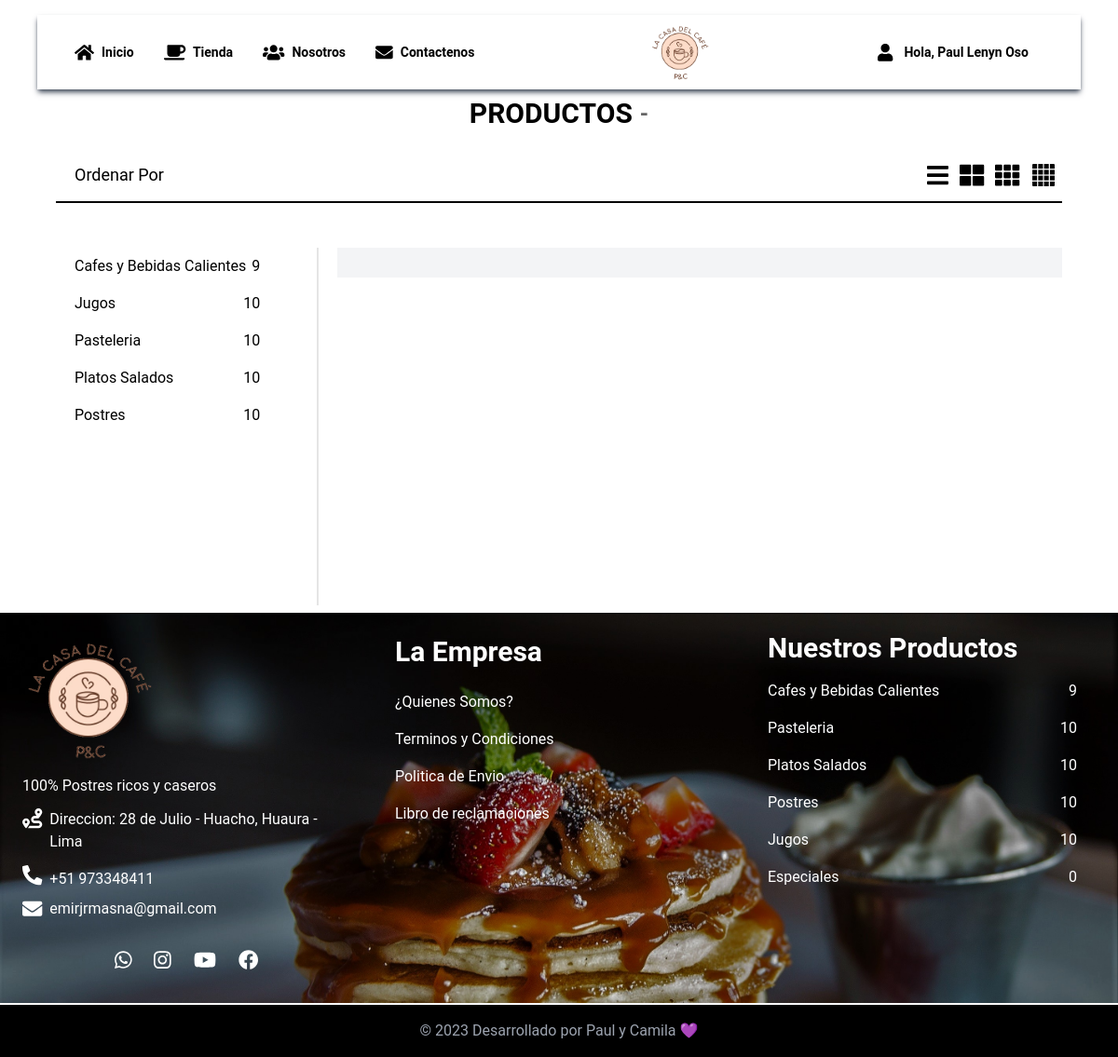
The page /catalogo.php (signed in) on the database its author committed.
### tables this page shows
CREATE TABLE `tb_cliente` (
  `id_cliente` int(11) NOT NULL,
  `nombres` varchar(200) NOT NULL,
  `apellidos` varchar(200) NOT NULL,
  `direccion` varchar(200) DEFAULT NULL,
  `direccion_facturacion` varchar(200) DEFAULT NULL,
  `email` varchar(100) NOT NULL,
  `celular` varchar(9) DEFAULT NULL,
  `id_usuario` int(11) NOT NULL
);

CREATE TABLE `tb_categoria` (
  `id_categoria` int(11) NOT NULL,
  `nombre` varchar(50) NOT NULL,
  `descripcion` varchar(200) DEFAULT NULL
);

### catalogo.php (called while the page is built)
<?php
include_once("utils/auth.php");
include("pages/catalogo.php") ;
?>

### utils/auth.php (called while the page is built, shortened)
<?php
    if(isset($_SESSION["auth"])){
    $idusuario = $_SESSION["usuario"];
    $auth = $_SESSION["auth"];
    }else{
        $auth = 0;
    }

### pages/catalogo.php (the view, shortened to what this page needs)
<?php
include_once("utils/head.php");
?>
<?php
include("components/navigate.php");
$sql = "SELECT count(po.id_producto) as cantidad,ca.nombre,ca.id_categoria FROM tb_categoria ca INNER JOIN tb_producto po on ca.id_categoria=po.id_categoria group by ca.nombre,ca.id_categoria";
$result = $con->query($sql);
if (isset($_GET['c'])) {
    $categoria = $_GET['c'];
}else{
    $categoria="";
}
if (isset($_GET['i'])) {
    $i = $_GET['i'];
}else{
    $i=0;
}
if (isset($_GET['o'])) {
    $o = $_GET['o'];
}else{
    $o=0;
}
?>
<body class="overflow-y-auto">
    <div class="w-full block bg-white">
        <div class="block text-center my-10 text-3xl pt-16 font-bold">
            <div class="flex justify-center flex-wrap items-center pb-5 mx-5">
                <h1>
                    <?php
                    if ($categoria != "") {
                        echo $categoria;
                    } else {
                        echo "PRODUCTOS";
                    }
                    ?>
                </h1>
                <p class="pl-2 text-2xl text-black/60">
                    <span class="max-sm:hidden"> - </span>
                </p>
            </div>
            <div class="w-full mx-auto">
                <div class="flex justify-between items-center border-b-2 border-black mx-[5%] py-3">
                    <ul class="text-lg font-normal">
                        <button>
                            <li class="text-start leading-8 hover:text-blue-600 bg-white active:bg-gray-100 pl-5 pr-14" onclick="activar_sub_menu()">Ordenar Por
                            </li>
                        </button>
                    </ul>
                    <div class="flex justify-between items-center">
                        <button onclick="cargarinterfaz('./components/lista.php?c=<?php echo $i?>&o=<?php echo $o?>','contenedor_productos')" class="mx-[6px]"><i class="fa fa-bars fa-sm" aria-hidden="true"></i></button>
                        <button onclick="cargarinterfaz('./components/lista_2x2.php?c=<?php echo $i?>&o=<?php echo $o?>','contenedor_productos')" class="mx-[6px]"><i class="fas fa-th-large fa-sm"></i>
                        <button onclick="cargarinterfaz('./components/lista_3x3.php?c=<?php echo $i?>&o=<?php echo $o?>','contenedor_productos')" class="mx-[6px]"><i class="fas fa-th fa-sm"></i>
                        <button onclick="cargarinterfaz('./components/lista_4x4.php?c=<?php echo $i?>&o=<?php echo $o?>','contenedor_productos')" class="mx-[6px]"><img src="./images/lista_4x4.png" class="w-7 h-7"></button>
                    </div>
                </div>
            </div>
        </div>
        <div class="px-5 mx-auto bg-white">
            <div class="flex justify-between items-start flex-wrap px-10 py-2">
                <div class="block w-full sm:w-[24%] ">
                    <div class="flex items-center flex-wrap pr-5">
                        <?php
                        while ($r = $result->fetch_array()) {
                        ?>
                            <div class="flex justify-between items-center w-full hover:bg-gray-100 px-5">
                                <a href="?c=<?php echo $r['nombre']; ?>&n=<?php echo $r['cantidad']; ?>&i=<?php echo $r['id_categoria']; ?>" class="text-black text-decoration-none py-2">
                                    <?php echo $r['nombre']; ?>
                                </a>
                                <span>
                                    <?php echo $r['cantidad']; ?>
                                </span>
                            </div>
                        <?php } ?>
                    </div>
                </div>
                <div class="hidden sm:block w-0.5 h-96 border-black/10 border"></div>
                <div class="w-full sm:w-[72%] p-4 bg-gray-100" id="contenedor_productos">
                </div>
            </div>
        </div>
</body>
<?php include("components/footer.php") ?>

### utils/head.php (shortened to what this page needs)
<head>
    <link href="./css/estilos.css?v=<?php echo time(); ?>*/" rel="stylesheet">
</head>

### components/navigate.php (shortened to what this page needs)
<nav class="fixed -top-1 z-10 w-full mt-0 lg:mt-5 mx-auto lg:px-10 ">
  <div class="flex items-center justify-between shadow-md bg-white shadow-gray-600 lg:flex-nowrap">
    <div id="menu" class="hidden max-lg:shadow-xl fixed w-72 top-[78px] bg-white sm:top-16 h-64 mr-60 pt-2 px-6 pb-2 lg:mr-0 lg:w-auto lg:h-20 lg:flex lg:items-center lg:p-6 order-4 lg:order-1 lg:top-auto lg:relative">
      <div class="lg:mt-0 lg:mx-4">
        <a href="./index.php" class="flex justify-start items-center lg:justify-center text-black hover:text-red-900 font-bold text-sm">
          <div><i class="fas fa-home fa-lg mr-2"></i></div>
          <div><span>Inicio</span></div>
        </a>
      </div>
      <div class="mt-4 lg:mt-0 lg:mx-4">
        <a href="./catalogo.php" class="flex justify-start items-center lg:justify-center text-black hover:text-red-900 font-bold text-sm">
          <div><i class="fas fa-coffee fa-lg mr-2"></i></div>
          <div><span>Tienda</span></div>
        </a>
      </div>
      <div class="mt-4 lg:mt-0 lg:mx-4">
        <a href="./nosotros.php" class="flex justify-start items-center lg:justify-center text-black hover:text-red-900 font-bold text-sm">
          <div><i class="fas fa-users fa-lg mr-2"></i></div>
          <div><span>Nosotros</span></div>
        </a>
      </div>
      <div class="mt-4 lg:mt-0 lg:mx-4">
        <a href="./contactenos.php" class="flex justify-start items-center lg:justify-center text-black hover:text-red-900 font-bold text-sm">
          <div><i class="fas fa-envelope fa-lg mr-2"></i></div>
          <div><span>Contactenos</span></div>
        </a>
      </div>
    </div>
    <div class="flex py-6 h-20 items-center justify-center flex-grow lg:w-auto  order-2">
      <div class="mr-6">
        <img src="./Public/images/negocio/logo.png" class="w-18 h-16">
      </div>
    </div>
    <div id="cuenta" class="hidden fixed bg-white top-60 w-72 mr-60 pl-2 h-20 lg:mr-0 lg:relative lg:w-auto lg:flex items-center lg:justify-end  order-5 lg:order-3 lg:top-auto">
      <div class="lg:mt-0 mx-4 lg:mx-0">
        <button onclick="activar_login()" class="flex justify-start items-center lg:justify-center text-black hover:text-red-900 font-bold text-sm">
          <div><i class="fas fa-user fa-lg mr-3"></i></div>
          <div><span>
              <?php
              if ($auth == 1) {
                $sql = "SELECT * FROM tb_cliente
                WHERE id_usuario = '$idusuario'";
                $result = $con->query($sql);
                $r = $result->fetch_array();
              ?>
                <a href="./cuenta.php"><?php
                                        echo "Hola, " . $r['nombres']; ?></a>
              <?php
              } else {
                echo "MI CUENTA";
              }
              ?>
            </span></div>
        </button>
      </div>
    </div>
    <div class=" lg:w-auto h-20 flex justify-end items-center lg:py-6 pr-6 order-3 lg:order-4">
    </div>
  </div>
</nav>

### components/footer.php
<?php
$sql = "SELECT COUNT(*) as cantidad FROM tb_categoria";
$result = $con->query($sql);
$r = $result->fetch_array();
$categorias = [];
for ($i = 1; $i <= $r["cantidad"]; $i++) {
    $sql = "SELECT COUNT(*) as cantidad FROM tb_producto WHERE id_categoria=$i";
    $result = $con->query($sql);
    $r = $result->fetch_array();
    $categorias[] = $r["cantidad"];
}
?>
<footer class=" bg-black/20 mx-auto w-full">
    <div class="bg-[url('../Public/images/negocio/footer.png')]  bg-cover grid grid-rows-3 grid-cols-1 sm:grid-rows-2 sm:grid-cols-2 lg:grid-rows-1 lg:grid-cols-12 justify-between items-center ">
        <div class="col-span-1 sm:col-span-1 lg:col-span-4 text-white block p-6 h-full">
            <div class="w-full flex justify-center sm:justify-start items-center">
                <img src="./Public/images/negocio/logo.png" class="w-36 h-[138px]">
            </div>
            <p class="my-3">100% Postres ricos y caseros</p>
            <div class="flex justify-start items-start ">
                <i class="fa fa-route fa-lg text-white"></i>
                <p class="mx-2">
                    Direccion: 28 de Julio - Huacho, Huaura - Lima
                </p>
            </div>
            <div class="flex justify-start items-center ">
                <i class="fas fa-phone-alt fa-lg text-white"></i>
                <a href="tel:+51 973348411" class="text-white mx-2 text-decoration-none mb-2 mt-4">
                    +51 973348411
                </a>
            </div>
            <div class="flex justify-start items-center ">
                <i class="fas fa-envelope fa-lg text-white"></i>
                <a href="emirjrmasna@gmail.com" class="text-white text-decoration-none mx-2">
                    emirjrmasna@gmail.com
                </a>
            </div>
            <div class="flex justify-center items-center mt-5">
                <a href="#" class="p-3">
                    <i class="fab fa-whatsapp fa-lg text-white"></i>
                </a>
                <a href="#" class="p-3">
                    <i class="fab fa-instagram fa-lg text-white"></i>
                </a>
                <a href="#" class="p-3">
                    <i class="fab fa-youtube fa-lg text-white"></i>
                </a>
                <a href="#" class="p-3">
                    <i class="fab fa-facebook fa-lg text-white"></i>
                </a>
            </div>
        </div>
        <div class="col-span-1 sm:col-span-1 lg:col-span-4 text-white p-6 h-full transition-all duration-700 flex justify-start lg:items-start items-center">
            <div class="w-full flex items-center flex-wrap">
                <h4 class="w-full font-bold text-3xl mb-4">La Empresa</h4>
                <a class="text-decoration-none py-2 w-full">
                    ¿Quienes Somos?
                </a>
                <a class="text-decoration-none py-2 w-full">
                    Terminos y Condiciones
                </a>
                <a class="text-decoration-none py-2 w-full">
                    Politica de Envio
                </a>
                <a class="text-decoration-none py-2 w-full">
                    Libro de reclamaciones
                </a>
            </div>
        </div>
        <div class="col-span-1 sm:col-span-2 lg:col-span-4 text-white block p-6 h-full mb-2">
            <h4 class="font-bold text-3xl mb-2">Nuestros Productos</h4>
            <div class="flex items-center flex-wrap pr-5">
                <div class="flex justify-between items-center w-full">
                    <a class="text-white text-decoration-none py-2">
                        Cafes y Bebidas Calientes
                    </a>
                    <span>
                        <?php echo $categorias[0]; ?>
                    </span>
                </div>
                <div class="flex justify-between items-center w-full">
                    <a class="text-white text-decoration-none py-2">
                        Pasteleria
                    </a>
                    <span>
                        <?php echo $categorias[1]; ?>
                    </span>
                </div>
                <div class="flex justify-between items-center w-full">
                    <a class="text-white text-decoration-none py-2">
                        Platos Salados
                    </a>
                    <span>
                        <?php echo $categorias[2]; ?>
                    </span>
                </div>
                <div class="flex justify-between items-center w-full">
                    <a class="text-white text-decoration-none py-2">
                        Postres
                    </a>
                    <span>
                        <?php echo $categorias[3]; ?>
                    </span>
                </div>
                <div class="flex justify-between items-center w-full">
                    <a class="text-white text-decoration-none py-2">
                        Jugos
                    </a>
                    <span>
                        <?php echo $categorias[4]; ?>
                    </span>
                </div>
                <div class="flex justify-between items-center w-full">
                    <a class="text-white text-decoration-none py-2">
                        Especiales
                    </a>
                    <span>
                        <?php echo $categorias[5]; ?>
                    </span>
                </div>
            </div>
        </div>
    </div>
</footer>
<footer class=" bg-black mx-auto border-t-2 border-t-white">
    <div class="flex items-center justify-center">
        <div class="p-4">
            <p class="text-center text-gray-400 hover:text-white">
                &copy; 2023 Desarrollado por Paul y Camila
                💜
            </p>
        </div>
    </div>
</footer>

### rows shown on the page
tb_cliente: nombres "Paul Lenyn Oso"
tb_categoria: nombre "Cafes y Bebidas Calientes", cantidad "9"
tb_categoria: nombre "Jugos", cantidad "10"
tb_categoria: nombre "Pasteleria", cantidad "10"
tb_categoria: nombre "Platos Salados", cantidad "10"
tb_categoria: nombre "Postres", cantidad "10"

### other values the page prints
$categorias[0] "9"
$categorias[1] "10"
$categorias[2] "10"
$categorias[3] "10"
$categorias[4] "10"
$categorias[5] "0"
